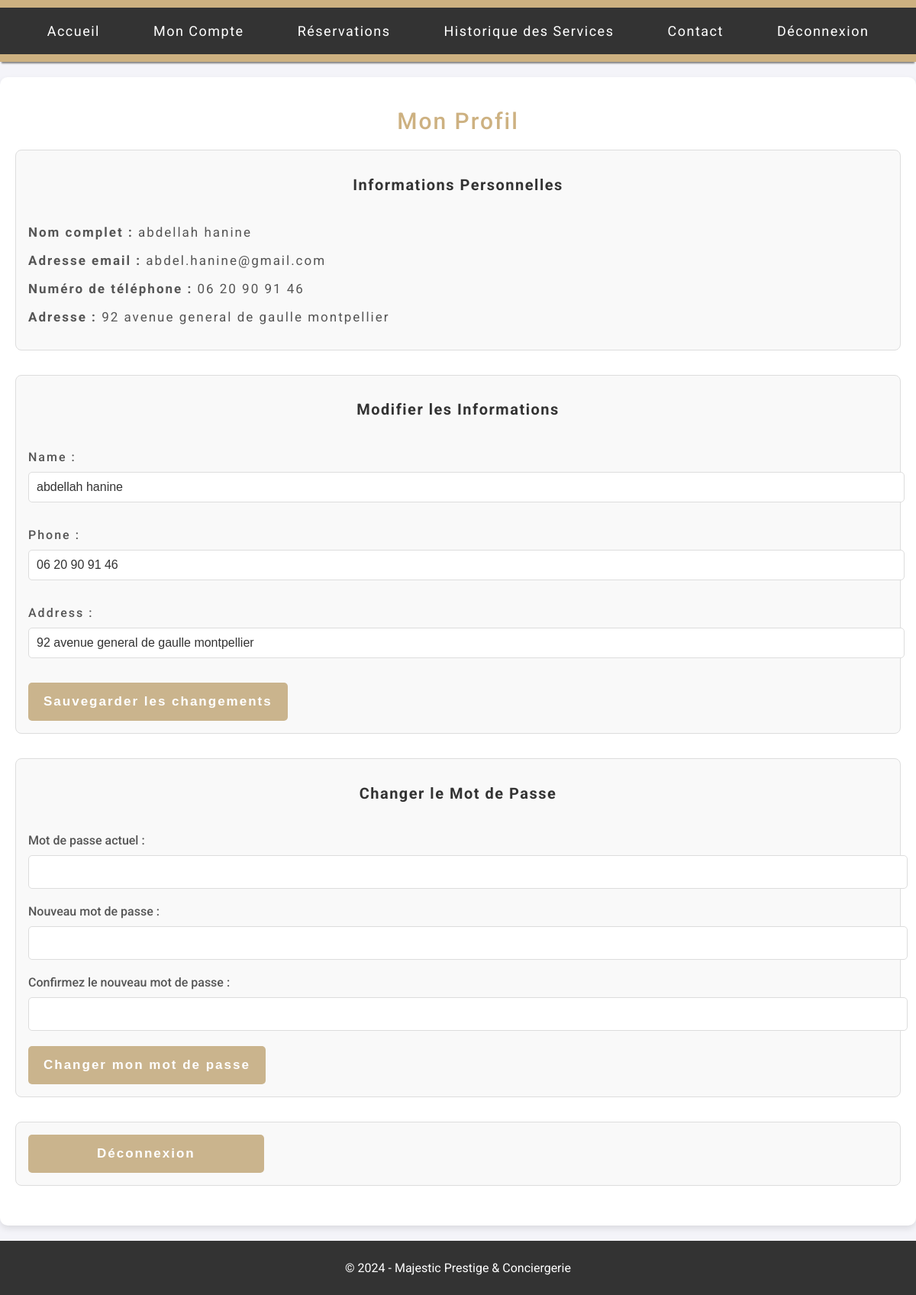
The page /profil/ (signed in) on the database its author committed.
### services/backend/models.py (models this page shows, shortened)
class Client(models.Model):
    user = models.OneToOneField(User, on_delete=models.CASCADE, null=True, related_name='client')  # Lien avec le modèle User
    name = models.CharField(max_length=50)
    phone = models.CharField(max_length=15)
    address = models.CharField(max_length=100)

### services/backend/views.py (the view)
# urls.py: path('profil/', views.mon_compte, name='mon_compte'),
@login_required
def mon_compte(request):
    client = request.user.client
    if request.method == 'POST':
        profile_form = ProfileUpdateForm(request.POST, instance=client)
        if profile_form.is_valid():
            profile_form.save()
            messages.success(request, 'Informations mises à jour avec succès.')
            return redirect('mon_compte')  # Rediriger vers la même page après la soumission
    else:
        profile_form = ProfileUpdateForm(instance=client)
    return render(request, 'profil.html', {
        'profile_form': profile_form,
        'client': client  # Passe l'objet client au template si nécessaire
    })

### services/backend/forms.py
class ProfileUpdateForm(forms.ModelForm):
    class Meta:
        model = Client
        fields = ['name', 'phone', 'address']
        widgets = {
            'name': forms.TextInput(attrs={'class': 'form-control', 'placeholder': 'Nom'}),
            'phone': forms.TextInput(attrs={'class': 'form-control', 'placeholder': 'Téléphone'}),
            'address': forms.TextInput(attrs={'class': 'form-control', 'placeholder': 'Adresse'}),
        }

### services/frontend/templates/profil.html (shortened to what this page needs)
{% load static %}
<!DOCTYPE html>
<html lang="fr">
<head>
    <link rel="stylesheet" href="{% static 'css/profile.css' %}">
</head>
<body>
    <header>
        <nav>
            <ul>
                <li><a href="{% url 'accueil' %}">Accueil</a></li>
                <li><a href="{% url 'mon_compte' %}">Mon Compte</a></li>
                <li><a href="{% url 'dash_reservation' %}">Réservations</a></li>
                <li><a href="{% url 'historique_service' %}">Historique des Services</a></li>
                <li><a href="{% url 'contact' %}">Contact</a></li>
                <li><a href="{% url 'logout_user' %}">Déconnexion</a></li>
            </ul>
        </nav>
    </header>
<main>
<h1>Mon Profil</h1>
<div class="profile-section">
    <h2>Informations Personnelles</h2>
    <p><strong>Nom complet :</strong> {{ client.name }}</p>
    <p><strong>Adresse email :</strong> {{ request.user.email }}</p>
    <p><strong>Numéro de téléphone :</strong> {{ client.phone }}</p>
    <p><strong>Adresse :</strong> {{ client.address }}</p>
</div>
<div class="profile-section">
    <h2>Modifier les Informations</h2>
    <form method="post" action=".">
        {{ profile_form.as_p }}
        <button type="submit" class="btn btn-primary">Sauvegarder les changements</button>
    </form>
</div>
<div class="profile-section">
    <h2>Changer le Mot de Passe</h2>
    <form method="post" action="{% url 'changer_mot_de_passe' %}">
        <label for="old_password">Mot de passe actuel :</label>
        <input type="password" id="old_password" name="old_password" required>
        <label for="new_password1">Nouveau mot de passe :</label>
        <input type="password" id="new_password1" name="new_password1" required>
        <label for="new_password2">Confirmez le nouveau mot de passe :</label>
        <input type="password" id="new_password2" name="new_password2" required>
        <button type="submit" class="btn btn-secondary">Changer mon mot de passe</button>
    </form>
</div>
<div class="profile-section">
    <a href="{% url 'logout_user' %}"><button class="btn btn-danger">Déconnexion</button></a>
</div>
</main>
<footer>
    <p>&copy; 2024 - Majestic Prestige & Conciergerie</p>
</footer>
</body>
</html>

### services/frontend/static/css/profile.css (style rules this page uses)
body { font-family: 'Roboto', sans-serif; background-color: #f4f4f9; margin: 0; padding: 0; color: #333; }
h2 { font-size: 20px; color:#333; text-align: center; letter-spacing: 1.5px; }
h1 { color:#CDB181 ; font-size: 30px; text-align: center; letter-spacing: 2px; font-weight: 500; }
header { background-color: #CDB181; color: white; padding: 10px 0; text-align: center; box-shadow: 0px 4px 2px -2px gray; }
nav { background-color: #333; display: flex; justify-content: center; padding: 10px; }
nav ul { list-style-type: none; margin: 0; padding: 0; display: flex; letter-spacing: 1.5px; }
nav ul li { margin: 0 15px; }
nav ul li a { color: white; text-decoration: none; font-size: 18px; padding: 10px 20px; display: block; border-radius: 5px; }
main { margin: 20px auto; padding: 20px; max-width: 1200px; background-color: white; border-radius: 10px; box-shadow: 0 4px 8px rgba(0, 0, 0, 0.1); }
main h2 { margin-bottom: 20px; }
footer { background-color: #333; color: white; text-align: center; padding: 10px 0; width: 100%; bottom: 0; }
.form-control { border: 1px solid #ddd; border-radius: 5px; padding: 10px; font-size: 16px; color: #333; width: 100%; margin-bottom: 15px; margin-top: 10px; transition: border-color 0.3s; }
.profile-section { margin-bottom: 2em; padding: 1em; border: 1px solid #ddd; border-radius: 8px; background-color: #f9f9f9; }
.profile-section h2 { color: #333; margin-bottom: 2em; }
.profile-section p { font-size: 17px; color: #555; letter-spacing: 2px; }
.btn { padding: 0.5em 1em; border-radius: 5px; font-weight: bold; }
.btn-primary, .btn-secondary { background-color: #cab48d; border: none; color: white; padding: 10px 20px; border-radius: 5px; cursor: pointer; transition: background-color 0.3s; font-size: 17px; padding: 15px 20px; letter-spacing: 2px; }
.btn-danger { background-color: #cab48d; border: none; color: white; padding: 10px 20px; border-radius: 5px; cursor: pointer; transition: background-color 0.3s; font-size: 17px; padding: 15px 90px; letter-spacing: 2px; }
.profile-section label { font-weight: 500; color: #555; font-size: 16px; }
.profile-section input[type="password"] { display: block; width: 100%; padding: 12px; margin: 10px 0 20px; border: 1px solid #ddd; border-radius: 5px; font-size: 16px; transition: border-color 0.3s; }

### rows shown on the page
Client: name "abdellah hanine", phone "06 20 90 91 46", address "92 avenue general de gaulle montpellier"

### other values the page prints
{{ request.user.email }} "abdel.hanine@gmail.com"
